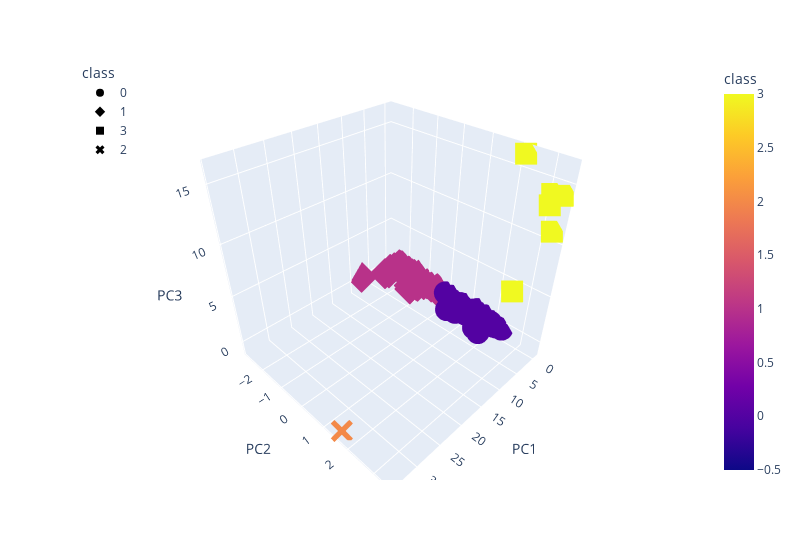

Source (notebook cell):
### Markdown cell above
### Deliverable 4: Visualizing Cryptocurrencies Results

#### 3D-Scatter with Clusters

### Code cell
# Creating a 3D-Scatter with the PCA data and the clusters
#
fig = px.scatter_3d(
    clustered_df2, 
     x = "PC1",
     y = "PC2", 
     z = "PC3", 
     color="class", 
     symbol = "class", 
     width=800,
     hover_name="CoinName",
     hover_data = ["Algorithm"])

fig.update_layout(legend=dict(x = 0, y =1))
fig.show()

### Figure 1 — Plotly figure (JSON) as saved in the notebook; plotly's stock layout.template omitted (floating-point values rounded to 4 significant figures; data arrays with more than 128 entries replaced by an {"elided": "..."} marker saying what was removed)
{"data": [{"customdata": {"elided": "287x1 str values"}, "hovertemplate": "<b>%{hovertext}</b><br><br>class=%{marker.color}<br>PC1=%{x}<br>PC2=%{y}<br>PC3=%{z}<br>Algorithm=%{customdata[0]}<extra></extra>", "hovertext": {"elided": "287 str values"}, "legendgroup": "0", "marker": {"color": {"elided": "287 int values"}, "coloraxis": "coloraxis", "symbol": "circle"}, "mode": "markers", "name": "0", "scene": "scene", "showlegend": true, "type": "scatter3d", "x": {"elided": "287 float values"}, "y": {"elided": "287 float values"}, "z": {"elided": "287 float values"}}, {"customdata": {"elided": "238x1 str values"}, "hovertemplate": "<b>%{hovertext}</b><br><br>class=%{marker.color}<br>PC1=%{x}<br>PC2=%{y}<br>PC3=%{z}<br>Algorithm=%{customdata[0]}<extra></extra>", "hovertext": {"elided": "238 str values"}, "legendgroup": "1", "marker": {"color": {"elided": "238 int values"}, "coloraxis": "coloraxis", "symbol": "diamond"}, "mode": "markers", "name": "1", "scene": "scene", "showlegend": true, "type": "scatter3d", "x": {"elided": "238 float values"}, "y": {"elided": "238 float values"}, "z": {"elided": "238 float values"}}, {"customdata": [["VeChainThor Authority"], ["Proof-of-BibleHash"], ["SHA-256 + Hive"], ["Proof-of-Authority"], ["ECC 256K1"], ["Leased POS"]], "hovertemplate": "<b>%{hovertext}</b><br><br>class=%{marker.color}<br>PC1=%{x}<br>PC2=%{y}<br>PC3=%{z}<br>Algorithm=%{customdata[0]}<extra></extra>", "hovertext": ["Vechain", "BiblePay", "LitecoinCash", "Poa Network", "Acute Angle Cloud", "Waves"], "legendgroup": "3", "marker": {"color": [3, 3, 3, 3, 3, 3], "coloraxis": "coloraxis", "symbol": "square"}, "mode": "markers", "name": "3", "scene": "scene", "showlegend": true, "type": "scatter3d", "x": [4.44, -0.2156, -0.3612, -0.4124, -0.3783, -0.4036], "y": [2.944, 3.436, 3.34, 3.125, 2.198, 3.132], "z": [6.162, 14.17, 11.08, 13.06, 16.29, 13.99]}, {"customdata": [["TRC10"]], "hovertemplate": "<b>%{hovertext}</b><br><br>class=%{marker.color}<br>PC1=%{x}<br>PC2=%{y}<br>PC3=%{z}<br>Algorithm=%{customdata[0]}<extra></extra>", "hovertext": ["BitTorrent"], "legendgroup": "2", "marker": {"color": [2], "coloraxis": "coloraxis", "symbol": "x"}, "mode": "markers", "name": "2", "scene": "scene", "showlegend": true, "type": "scatter3d", "x": [34.06], "y": [1.562], "z": [-0.9543]}], "layout": {"coloraxis": {"colorbar": {"title": {"text": "class"}}, "colorscale": [[0, "#0d0887"], [0.1111, "#46039f"], [0.2222, "#7201a8"], [0.3333, "#9c179e"], [0.4444, "#bd3786"], [0.5556, "#d8576b"], [0.6667, "#ed7953"], [0.7778, "#fb9f3a"], [0.8889, "#fdca26"], [1, "#f0f921"]]}, "legend": {"title": {"text": "class"}, "tracegroupgap": 0, "x": 0, "y": 1}, "margin": {"t": 60}, "scene": {"domain": {"x": [0, 1], "y": [0, 1]}, "xaxis": {"title": {"text": "PC1"}}, "yaxis": {"title": {"text": "PC2"}}, "zaxis": {"title": {"text": "PC3"}}}, "width": 800}}
